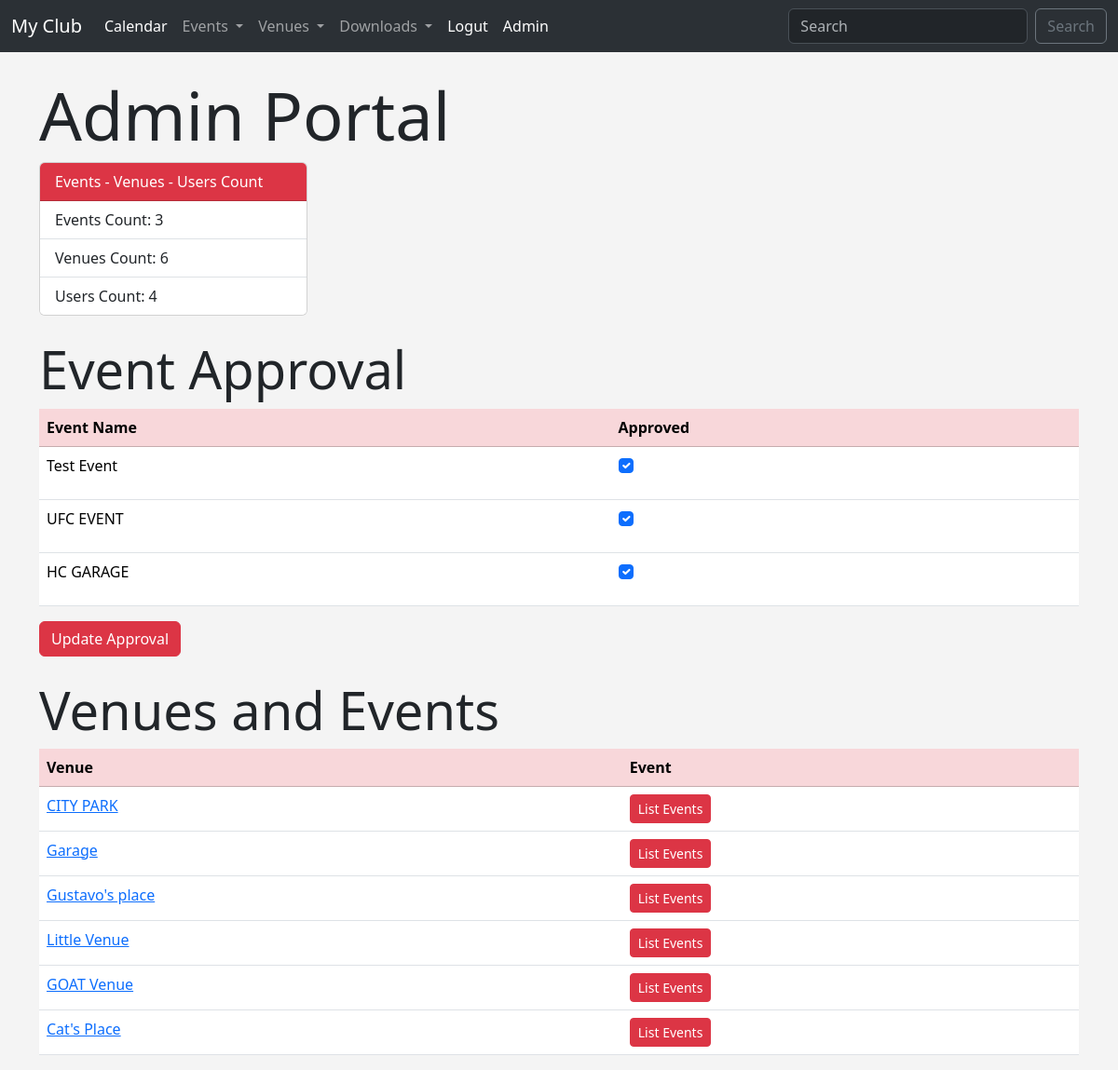
Screenshot of /admin_approval (signed in) with the database file from the repository.
### events/models.py (models this page shows, shortened)
class Event(models.Model):
    name = models.CharField('Event Name', max_length=120)
    event_date = models.DateTimeField('Event Date')
    venue = models.ForeignKey(Venue, blank=True, null=True, on_delete=models.CASCADE)
    manager = models.ForeignKey(User, blank=True, null=True, on_delete=models.SET_NULL)
    description = models.TextField(blank=True)
    attendees = models.ManyToManyField(ClubUser, blank=True)
    approved = models.BooleanField('Approved', default=False)
    def __str__(self):
        return self.name

class Venue(models.Model):
    name = models.CharField('Venue Name', max_length=120)
    address = models.CharField('Address', max_length=200)
    zip_code = models.CharField('Zip Code', max_length=10)
    phone = models.CharField('Phone', max_length=13, blank=True)
    website = models.URLField('Website', blank=True)
    email = models.EmailField('Email Address', blank=True)
    owner = models.IntegerField('Venue Owner', blank=False, default=1)
    image = models.ImageField('Image', null=True, blank=True, upload_to="images/")
    def __str__(self):
        return self.name

### events/views.py (the view)
# urls.py: path('admin_approval', views.admin_approval, name='admin_approval'),
def admin_approval(request):
    event_count = Event.objects.count()
    venue_count = Venue.objects.count()
    user_count = User.objects.count()
    venue_list = Venue.objects.all()
    event_list = Event.objects.all().order_by('-event_date')
    if request.user.is_superuser:
        if request.method == 'POST':
            id_list = request.POST.getlist('boxes')
            event_list.update(approved=False)
            for x in id_list:
                Event.objects.filter(pk=int(x)).update(approved=True)
            messages.success(request, 'Event List Approval Updated')
            return redirect('events')
        else:
            return render(request, 'admin_approval.html', {
                'event_list': event_list,
                'event_count': event_count,
                'venue_count': venue_count,
                'user_count': user_count,
                'venue_list': venue_list})
    else:
        messages.success(request, 'You are not authorized to view this page')
        return redirect('home')

### events/templates/admin_approval.html (shortened to what this page needs)
{%extends 'base.html'%}
{%block content%}
        <br>
        <h1 class="display-2">Admin Portal</h1>
        <div class="card" style="width: 18rem;">
            <div class="card-header text-bg-danger">
            Events - Venues - Users Count
            </div>
            <ul class="list-group list-group-flush">
            <li class="list-group-item">Events Count: {{event_count}}</li>
            <li class="list-group-item">Venues Count: {{venue_count}}</li>
            <li class="list-group-item">Users Count: {{user_count}}</li>
            </ul>
        </div>
        <br>
        <h2 class="display-4">Event Approval</h2>
        <form action="" method=POST>
            <table class="table table-hover">
                <thead>
                    <tr class="table-danger">
                        <th scope="column">Event Name</th>
                        <th scope="column">Approved</th>
                    </tr>
                </thead>
                <tbody>
                    {%for event in event_list%}
                    <tr>
                        <td>
                            <p>{{event}}</p>
                        </td>
                        <td>
                            {%if event.approved%}
                            <div class="form-check">
                                <input class="form-check-input" type="checkbox" checked="checked" value={{event.id}} name="boxes">
                            </div>
                            {%else%}
                            <div class="form-check">
                                <input class="form-check-input" type="checkbox" checked="" value={{event.id}} name="boxes">
                            </div>
                            {%endif%}
                        </td>
                    </tr>
                    {%endfor%}
                </tbody>
            </table>
            <button class="btn btn-danger" type="submit">Update Approval</button>
        </form>
        <br>
        <h2 class="display-4">Venues and Events</h2>
        <table class="table table-hover">
            <thead>
                <tr class="table-danger">
                    <th scope="column">Venue</th>
                    <th scope="column">Event</th>
                </tr>
            </thead>
            <tbody>
                {%for venue in venue_list%}
                <tr>
                    <td>
                        <a href="{%url 'venue_details' venue.id %}">{{venue}}</a>
                    </td>
                    <td>
                        <a href="{% url 'venue_event' venue.id %}" class="btn btn-sm btn-danger">List Events</a>
                    </td>
                </tr>
                {%endfor%}
            </tbody>
        </table>
{%endblock content%}

### events/templates/base.html (style rules this page uses)
body { background: #f4f4f4; }

### rows the page displays
Event: name "Test Event"
Event: name "UFC EVENT"
Event: name "HC GARAGE"
Venue: name "CITY PARK"
Venue: name "Garage"
Venue: name "Gustavo's place"
Venue: name "Little Venue"
Venue: name "GOAT Venue"
Venue: name "Cat's Place"

### other values shown
{{ event_count }} "3"
{{ venue_count }} "6"
{{ user_count }} "4"
